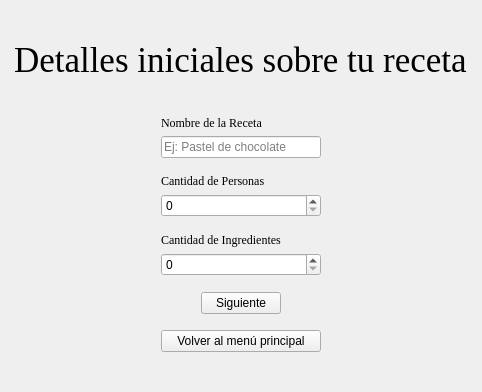
      <widget class="QWidget" name="Formulario_1">
       <layout class="QVBoxLayout" name="verticalLayout_4">
        <item>
         <spacer name="verticalSpacer_8">
          <property name="orientation">
           <enum>Qt::Orientation::Vertical</enum>
          </property>
          <property name="sizeHint" stdset="0">
           <size>
            <width>20</width>
            <height>29</height>
           </size>
          </property>
         </spacer>
        </item>
        <item alignment="Qt::AlignmentFlag::AlignHCenter|Qt::AlignmentFlag::AlignVCenter">
         <widget class="QLabel" name="Titulo_2">
          <property name="font">
           <font>
            <family>Times New Roman</family>
            <pointsize>26</pointsize>
           </font>
          </property>
          <property name="text">
           <string>Detalles iniciales sobre tu receta</string>
          </property>
         </widget>
        </item>
        <item>
         <spacer name="verticalSpacer_7">
          <property name="orientation">
           <enum>Qt::Orientation::Vertical</enum>
          </property>
          <property name="sizeHint" stdset="0">
           <size>
            <width>20</width>
            <height>30</height>
           </size>
          </property>
         </spacer>
        </item>
        <item>
         <layout class="QHBoxLayout" name="horizontalLayout_3">
          <item>
           <spacer name="horizontalSpacer_5">
            <property name="orientation">
             <enum>Qt::Orientation::Horizontal</enum>
            </property>
            <property name="sizeType">
             <enum>QSizePolicy::Policy::Fixed</enum>
            </property>
            <property name="sizeHint" stdset="0">
             <size>
              <width>150</width>
              <height>20</height>
             </size>
            </property>
           </spacer>
          </item>
          <item>
           <layout class="QVBoxLayout" name="verticalLayout_3">
            <item>
             <layout class="QVBoxLayout" name="preguntarReceta">
              <item>
               <widget class="QLabel" name="label">
                <property name="font">
                 <font>
                  <family>Times New Roman</family>
                 </font>
                </property>
                <property name="text">
                 <string>Nombre de la Receta</string>
                </property>
               </widget>
              </item>
              <item>
               <widget class="QLineEdit" name="nameReceta">
                <property name="maximumSize">
                 <size>
                  <width>16777215</width>
                  <height>16777215</height>
                 </size>
                </property>
                <property name="text">
                 <string/>
                </property>
                <property name="placeholderText">
                 <string>Ej: Pastel de chocolate</string>
                </property>
               </widget>
              </item>
             </layout>
            </item>
            <item>
             <spacer name="verticalSpacer_4">
              <property name="orientation">
               <enum>Qt::Orientation::Vertical</enum>
              </property>
              <property name="sizeType">
               <enum>QSizePolicy::Policy::Fixed</enum>
              </property>
              <property name="sizeHint" stdset="0">
               <size>
                <width>20</width>
                <height>10</height>
               </size>
              </property>
             </spacer>
            </item>
            <item>
             <layout class="QVBoxLayout" name="cantidadPersonas">
              <item>
               <widget class="QLabel" name="label_2">
                <property name="font">
                 <font>
                  <family>Times New Roman</family>
                 </font>
                </property>
                <property name="text">
                 <string>Cantidad de Personas</string>
                </property>
               </widget>
              </item>
              <item>
               <widget class="QSpinBox" name="cantPersonas"/>
              </item>
             </layout>
            </item>
            <item>
             <spacer name="verticalSpacer_5">
              <property name="orientation">
               <enum>Qt::Orientation::Vertical</enum>
              </property>
              <property name="sizeHint" stdset="0">
               <size>
                <width>20</width>
                <height>10</height>
               </size>
              </property>
             </spacer>
            </item>
            <item>
             <layout class="QVBoxLayout" name="cantidadIngredientes">
              <item>
               <widget class="QLabel" name="label_3">
                <property name="font">
                 <font>
                  <family>Times New Roman</family>
                 </font>
                </property>
                <property name="text">
                 <string>Cantidad de Ingredientes</string>
                </property>
               </widget>
              </item>
              <item>
               <widget class="QSpinBox" name="cantIngredientes"/>
              </item>
              <item>
               <spacer name="verticalSpacer_10">
                <property name="orientation">
                 <enum>Qt::Orientation::Vertical</enum>
                </property>
                <property name="sizeHint" stdset="0">
                 <size>
                  <width>20</width>
                  <height>10</height>
                 </size>
                </property>
               </spacer>
              </item>
              <item>
               <layout class="QHBoxLayout" name="horizontalLayout_4">
                <item>
                 <spacer name="horizontalSpacer_7">
                  <property name="orientation">
                   <enum>Qt::Orientation::Horizontal</enum>
                  </property>
                  <property name="sizeHint" stdset="0">
                   <size>
                    <width>40</width>
                    <height>20</height>
                   </size>
                  </property>
                 </spacer>
                </item>
                <item>
                 <widget class="QPushButton" name="nextF2">
                  <property name="text">
                   <string>Siguiente</string>
                  </property>
                 </widget>
                </item>
                <item>
                 <spacer name="horizontalSpacer_8">
                  <property name="orientation">
                   <enum>Qt::Orientation::Horizontal</enum>
                  </property>
                  <property name="sizeHint" stdset="0">
                   <size>
                    <width>40</width>
                    <height>20</height>
                   </size>
                  </property>
                 </spacer>
                </item>
               </layout>
              </item>
              <item>
               <spacer name="verticalSpacer_9">
                <property name="orientation">
                 <enum>Qt::Orientation::Vertical</enum>
                </property>
                <property name="sizeHint" stdset="0">
                 <size>
                  <width>20</width>
                  <height>10</height>
                 </size>
                </property>
               </spacer>
              </item>
              <item>
               <widget class="QPushButton" name="menu">
                <property name="text">
                 <string>Volver al menú principal</string>
                </property>
               </widget>
              </item>
             </layout>
            </item>
           </layout>
          </item>
          <item>
           <spacer name="horizontalSpacer_6">
            <property name="orientation">
             <enum>Qt::Orientation::Horizontal</enum>
            </property>
            <property name="sizeType">
             <enum>QSizePolicy::Policy::Fixed</enum>
            </property>
            <property name="sizeHint" stdset="0">
             <size>
              <width>150</width>
              <height>20</height>
             </size>
            </property>
           </spacer>
          </item>
         </layout>
        </item>
        <item>
         <spacer name="verticalSpacer_6">
          <property name="orientation">
           <enum>Qt::Orientation::Vertical</enum>
          </property>
          <property name="sizeHint" stdset="0">
           <size>
            <width>20</width>
            <height>29</height>
           </size>
          </property>
         </spacer>
        </item>
       </layout>
      </widget>
